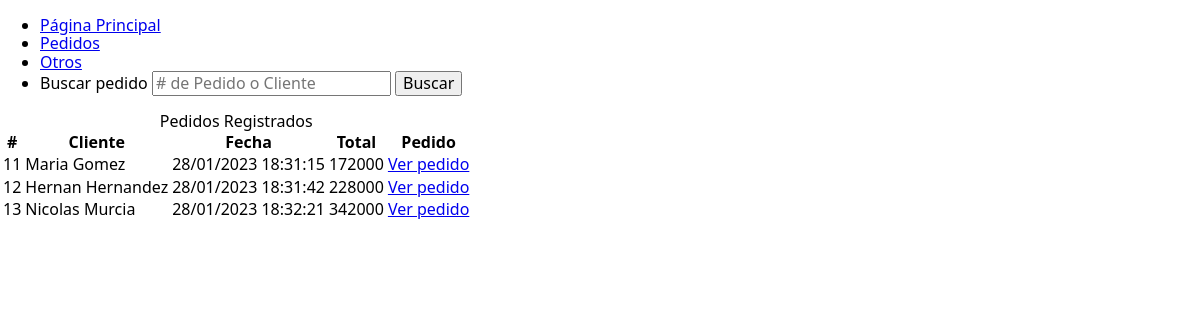
The page /pedidos.html on the database as committed earlier.
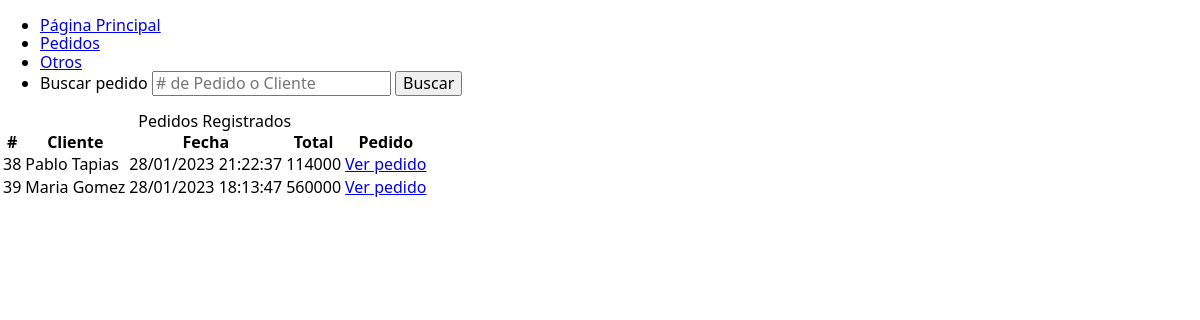
The same page on the database as committed later.
### tables this page shows
CREATE TABLE Pedidos ( 
    id INTEGER PRIMARY KEY AUTOINCREMENT NOT NULL, 
    cliente VARCHAR(255) NOT NULL,
    fecha VARCHAR(255) NOT NULL,
    total INT NOT NULL,
    ordenes TEXT NOT NULL
);

### app.py (the view)
@app.route('/pedidos.html') # Ruta de pedidos.
def pedidos():
    cursor, conn = crearCursor(database) # Creando cursor y conexión con la base de datos.
    query = 'SELECT * FROM Pedidos' # Solicitud a realizar.
    cursor.execute(query) # Ejecutar una solicitud con el cursor.
    pedidosDB = cursor.fetchall() # Se vuelcan los datos en una variable.
    conn.commit() # Aplicar cambios.
    conn.close() # Cerrar conexión.
    return render_template('pedidos.html', pedidosDB=pedidosDB) # Devuelve la plantilla html y una variable con los pedidos.

### app.py (called while the page is built)
def crearCursor(database): # Genera un objeto cursor a traves de una base de datos.
    conn = None
    try: # Intenta conectarse a la base de datos.
        conn = sql.connect(database) # Establece conexión con la base de datos, y en caso de no existir, la crea.
    except sql.Error as error: # En caso de no lograr conectar a la DB mostrará el error por pantalla.
        print(error)
    finally: # En caso de lograr conectar, generará el objeto cursor y lo devolverá a traves de return.
        if conn:
            cursor = conn.cursor()
            return cursor, conn # Devuelve el objeto cursor y el objeto conn para cerrar la conexión a la base de datos al final.

### templates/pedidos.html
{% extends "navbar.html" %}
{% block content %}
    <div class="table-responsive">
        <table class="table table-striped table-sm" summary="Lista de pedidos registrados" >
            <caption>Pedidos Registrados</caption>
            <thead>
                <tr>
                    <th scope="col">#</th>
                    <th scope="col">Cliente</th>
                    <th scope="col">Fecha</th>
                    <th scope="col">Total</th>
                    <th scope="col">Pedido</th>
                </tr>
            </thead>
            <tbody>
                {% for pedido in pedidosDB %}
                <tr>
                    <td>{{ pedido[0] }}</td>
                    <td>{{ pedido[1] }}</td>
                    <td>{{ pedido[2] }}</td>
                    <td>{{ pedido[3] }}</td>
                    <td><a href="#">Ver pedido</a></td>
                </tr>
                {% endfor %}
            </tbody>
        </table>
    </div>
{% endblock %}

### templates/navbar.html (shortened to what this page needs)
<!DOCTYPE html>
<html lang="en">
<head>
    <link rel="stylesheet" href="/static/css/main.css">
    <link href="/static/css/normalize.css" rel="stylesheet">
</head>
<body>
    <header>
        <nav>
            <ul>
                <li><a href="/">Página Principal</a></li>
                <li><a href="pedidos.html" >Pedidos</a></li>
                <li><a href="#">Otros</a></li>
                <li>
                    <form action="" method="post">
                        <label for="POST-name">Buscar pedido</label>
                        <input id="POST-name" type="text" name="name" placeholder="# de Pedido o Cliente">
                        <input type="submit" value="Buscar">
                    </form>
                </li>
            </ul>
        </nav>
    </header>
    {% block content %}
    {% endblock %}
</body>
</html>

### static/css/main.css (style rules this page uses)
body { font-family: system-ui, -apple-system, BlinkMacSystemFont, 'Segoe UI', Roboto, Oxygen, Ubuntu, Cantarell, 'Open Sans', 'Helvetica Neue', sans-serif; }

Rows that differ between the two databases and show on the page:
removed Pedidos: id "11", cliente "Maria Gomez", fecha "28/01/2023 18:31:15", total "172000"
removed Pedidos: id "12", cliente "Hernan Hernandez", fecha "28/01/2023 18:31:42", total "228000"
removed Pedidos: id "13", cliente "Nicolas Murcia", fecha "28/01/2023 18:32:21", total "342000"
added Pedidos: id "38", cliente "Pablo Tapias", fecha "28/01/2023 21:22:37", total "114000"
added Pedidos: id "39", cliente "Maria Gomez", fecha "28/01/2023 18:13:47", total "560000"
